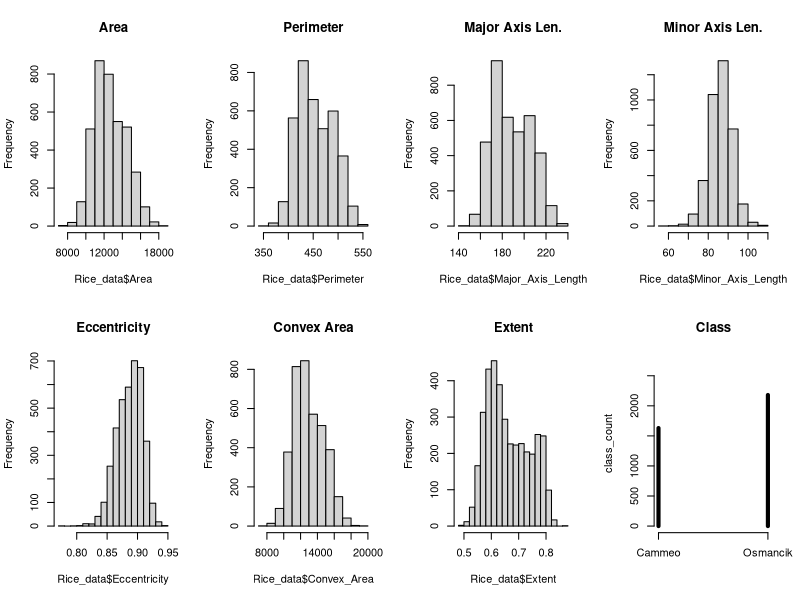
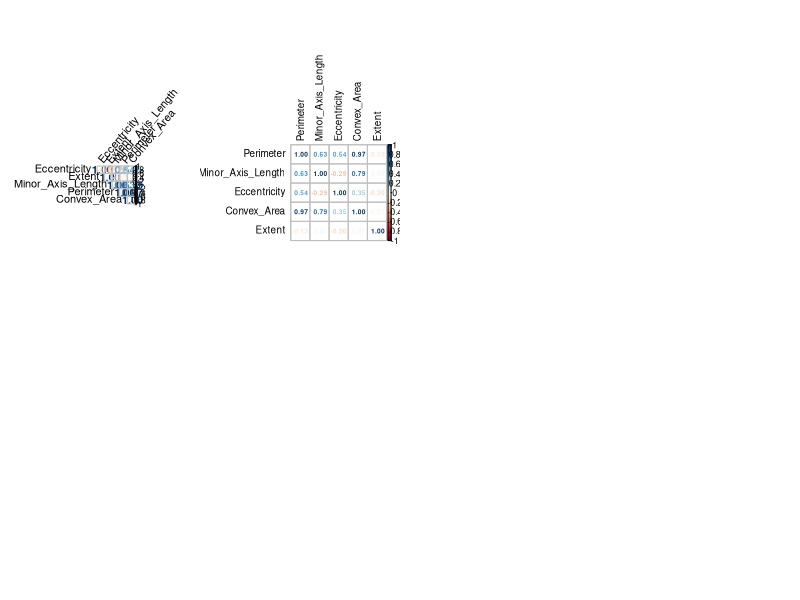
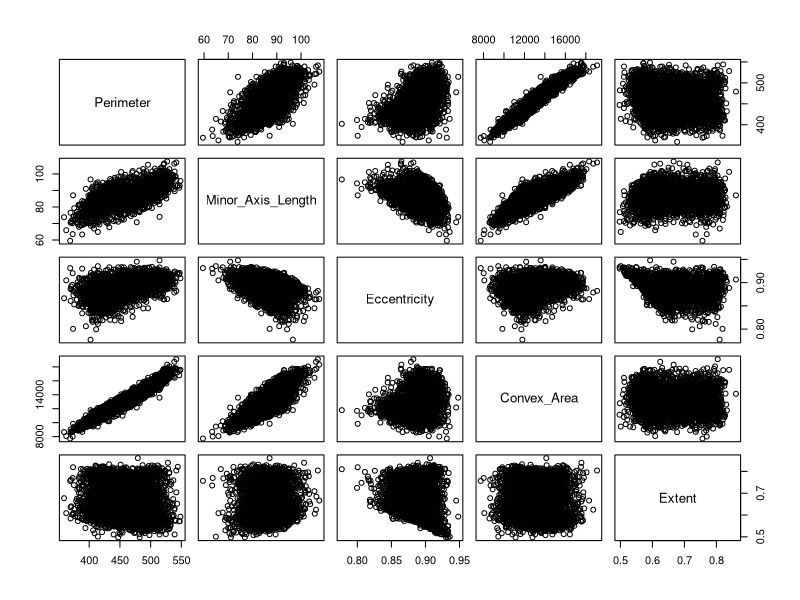
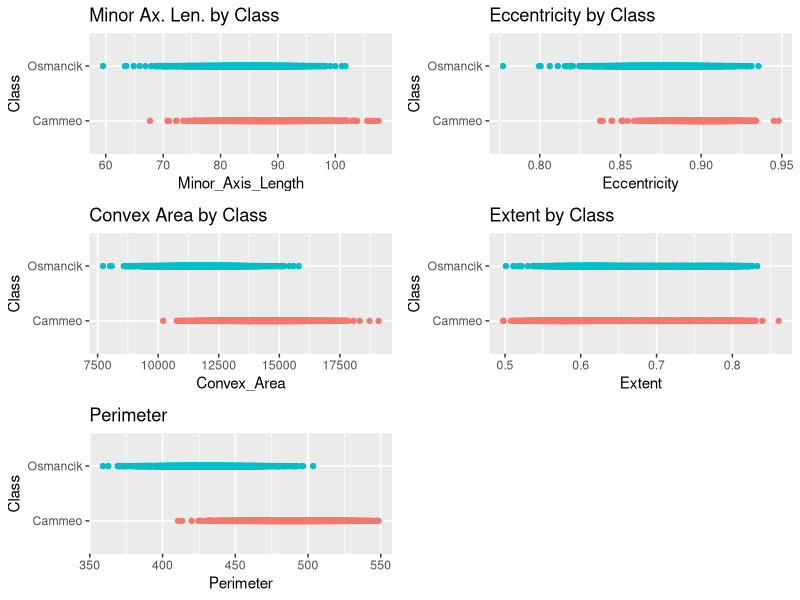

Recreate these plots in R, in order.
## ---- chunk 1
library(fitdistrplus)
library(tidyr)
library(ggplot2)
library(corrplot)
library(gridExtra)
library(viridis)
## ---- chunk 2
Rice_data <- read.csv('Rice_Commeo_Osmancik.csv', header=TRUE)
## ---- chunk 3
head(Rice_data)
## ---- chunk 4
str(Rice_data)
## ---- chunk 5
summary(Rice_data)
## ---- chunk 6
class_count <- table(Rice_data$Class)
class_count
par(mfrow = c(2,4))
hist(Rice_data$Area, main = 'Area')
hist(Rice_data$Perimeter, main = 'Perimeter')
hist(Rice_data$Major_Axis_Length, main = 'Major Axis Len.')
hist(Rice_data$Minor_Axis_Length, main = 'Minor Axis Len.')
hist(Rice_data$Eccentricity, main = 'Eccentricity')
hist(Rice_data$Convex_Area, main = 'Convex Area')
hist(Rice_data$Extent, main = 'Extent')
plot(class_count, ylim=c(0,2750), lwd = 4, main = 'Class')
## ---- chunk 7
Attributes <- cor(as.matrix(Rice_data[, c('Perimeter', 'Minor_Axis_Length', 'Eccentricity', 'Convex_Area', 'Extent')]))
corrplot(Attributes, type = 'upper', method = 'number', order = 'hclust',
         tl.col = 'black', tl.srt = 50)
## ---- chunk 8
corrplot(Attributes, method = 'number', tl.col = 'black', 
         tl.cex = 0.9, number.cex = 0.6)
## ---- chunk 9
var(Rice_data$Area)
var(Rice_data$Convex_Area)
var(Rice_data$Perimeter)
var(Rice_data$Major_Axis_Length)
## ---- chunk 10
pairs(Rice_data[, c('Perimeter', 'Minor_Axis_Length', 'Eccentricity', 'Convex_Area', 'Extent')])
## ---- chunk 11
plot2 <- ggplot(Rice_data, 
       aes(y = Class, 
           x = Minor_Axis_Length)) +
  geom_point(aes(colour = Class),show.legend = FALSE) + 
  labs(title = "Minor Ax. Len. by Class")

plot3 <- ggplot(Rice_data, 
       aes(y = Class, 
           x = Eccentricity)) +
  geom_point(aes(colour = Class),show.legend = FALSE) + 
  labs(title = "Eccentricity by Class")

plot4 <- ggplot(Rice_data, 
       aes(y = Class, 
           x = Convex_Area)) +
  geom_point(aes(colour = Class),show.legend = FALSE) + 
  labs(title = "Convex Area by Class")

plot5 <- ggplot(Rice_data, 
       aes(y = Class, 
           x = Extent)) +
  geom_point(aes(colour = Class),show.legend = FALSE) + 
  labs(title = "Extent by Class")

plot6 <- ggplot(Rice_data, 
       aes(y = Class, 
           x = Perimeter)) +
  geom_point(aes(colour = Class),show.legend = FALSE) + 
  labs(title = "Perimeter")
## ---- chunk 12
grid.arrange(plot2, plot3, plot4, plot5, plot6, ncol=2, nrow = 3)
